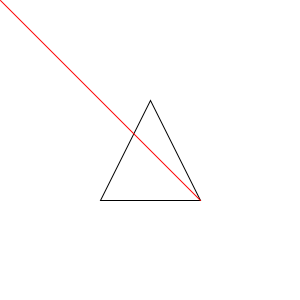
Frame 1 (no input)
Frame 60 (the mouse pressed at the canvas centre just before this capture): identical to frame 1, image omitted
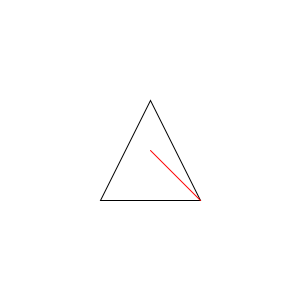
Frame 120 (the mouse held since frame 60 and released just before this capture)

The Processing sketch that drew these frames (run headless with seeded random() and noise(); from frame 60 on, the mouse is pressed at the canvas centre):

// Processing sketch: collisionTriangle04
// ── collisionTriangle04.pde
void setup(){
  size(300,300);
}
float x1=100, y1=200, x2=150, y2=100, x3=200,y3=200;
void draw(){
  background(255);
  print(insideAngle(x1,y1,x2,y2,x3,y3,mouseX,mouseY) +" ");
  print(insideAngle(x2,y2,x3,y3,x1,y1,mouseX,mouseY) +" ");
  println(insideAngle(x3,y3,x1,y1,x2,y2,mouseX,mouseY) +" ");
  if( insideAngle(x1,y1,x2,y2,x3,y3,mouseX,mouseY) && 
      insideAngle(x2,y2,x3,y3,x1,y1,mouseX,mouseY) &&
      insideAngle(x3,y3,x1,y1,x2,y2,mouseX,mouseY) ) fill(255,0,0);
  else noFill();
  stroke(0); triangle(x1,y1, x2,y2, x3,y3);
  stroke(255,0,0); line(x3,y3, mouseX,mouseY);
}
boolean insideAngle(float x0, float y0, float x1, float y1, float x2, float y2, float px, float py){
  float a1=findAngle2(px,py, x1,y1, x2, y2);
  float a2=findAngle2(x0,y0, x1,y1, px, py); 
  float total=findAngle2(x0,y0, x1,y1, x2,y2);
  print( a1, a2, total, " is " + (a1+a2>total) );
  if(a1+a2>total)return false;
  else return true;
}
float findAngle2(float x0, float y0, float x1, float y1, float x2, float y2){
  float a1=findAngle(x1,y1, x0,y0);
  float a2=findAngle(x1,y1, x2,y2);
  return abs(degrees(a1-a2));
}
float findAngle(float x0, float y0, float x1, float y1){
  float dx = (x1-x0);
  float dy = (y1-y0);
  return atan2(dy,dx);
}
